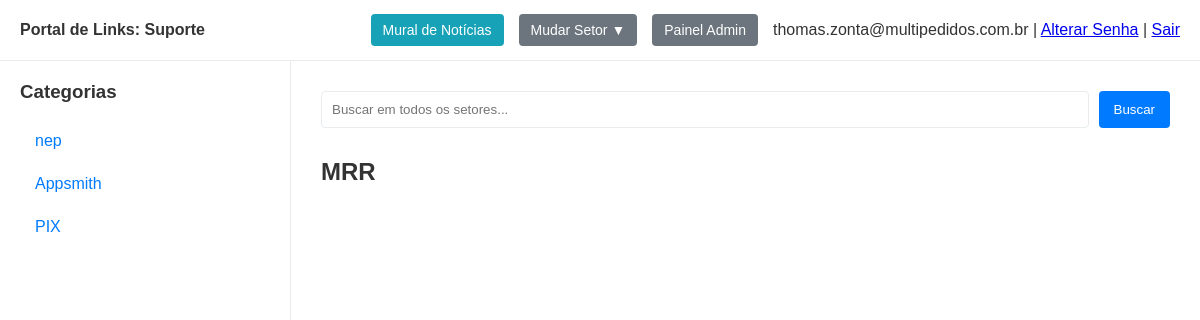
The page /setor/Suporte?view=MRR (signed in) on the database as committed earlier.
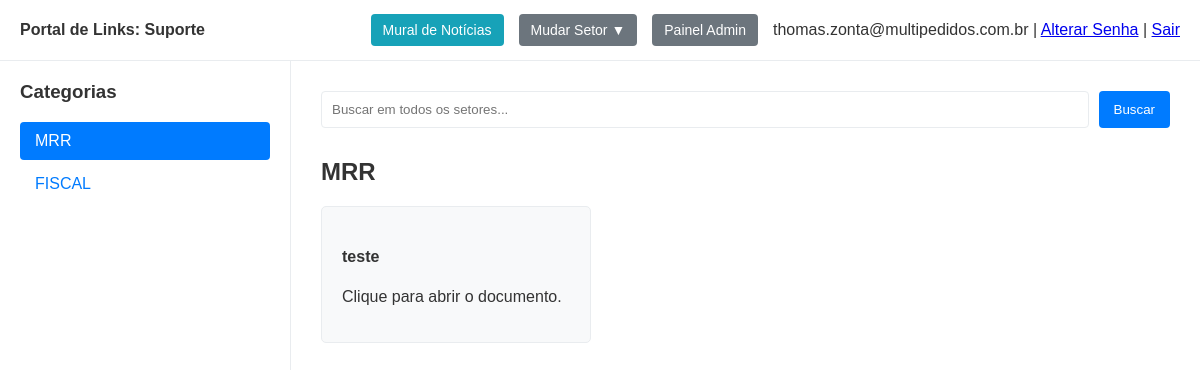
The same page on the database as committed later.
### app.py (models this page shows, shortened)
class Sector(db.Model):
    id = db.Column(db.Integer, primary_key=True)
    name = db.Column(db.String(100), unique=True, nullable=False)
    order_index = db.Column(db.Integer, nullable=False, default=0) # <-- Adicionar
    subcategories = db.relationship('Subcategory', back_populates='sector', lazy=True, cascade="all, delete-orphan")
    users = db.relationship('User', secondary=user_sectors_association, lazy='subquery',
                            back_populates='sectors')
    posts = db.relationship('Post', secondary=post_sectors_association, lazy='dynamic',
                            back_populates='sectors')

class User(db.Model, UserMixin):
    id = db.Column(db.Integer, primary_key=True)
    email = db.Column(db.String(120), unique=True, nullable=False)
    password_hash = db.Column(db.String(60), nullable=False)
    is_admin = db.Column(db.Boolean, nullable=False, default=False)
    sectors = db.relationship('Sector', secondary=user_sectors_association, lazy='subquery',
                              back_populates='users')
    posts = db.relationship('Post', back_populates='author', lazy=True)

class Subcategory(db.Model):
    id = db.Column(db.Integer, primary_key=True)
    name = db.Column(db.String(100), nullable=False)
    order_index = db.Column(db.Integer, nullable=False, default=0) # <-- Adicionar
    sector_id = db.Column(db.Integer, db.ForeignKey('sector.id'), nullable=False)
    sector = db.relationship('Sector', back_populates='subcategories')
    links = db.relationship('Link', back_populates='subcategory', lazy=True, cascade="all, delete-orphan")

class Link(db.Model):
    id = db.Column(db.Integer, primary_key=True)
    name = db.Column(db.String(200), nullable=False)
    url = db.Column(db.String(500), nullable=False)
    order_index = db.Column(db.Integer, nullable=False, default=0)
    subcategory_id = db.Column(db.Integer, db.ForeignKey('subcategory.id'), nullable=False)
    subcategory = db.relationship('Subcategory', back_populates='links')

### app.py (the view)
@app.route('/setor/<sector_name>')
@login_required
def view_sector_dashboard(sector_name):
    sectors_for_dropdown = Sector.query.all() if current_user.is_admin else current_user.sectors
    current_sector = Sector.query.filter_by(name=sector_name).first_or_404()
    if not current_user.is_admin and current_sector not in current_user.sectors:
        flash('Você não tem permissão para acessar este setor.', 'danger')
        return redirect(url_for('dashboard'))
    subcategories_for_sidebar = Subcategory.query.filter_by(sector_id=current_sector.id).order_by(Subcategory.order_index).all()
    active_subcategory_name = request.args.get('view', None)
    search_term = request.args.get('search', None)
    links_to_show = []
    query = db.session.query(Link).join(Subcategory).filter(Subcategory.sector_id == current_sector.id)
    if search_term:
        active_subcategory_name = None
        links_to_show = query.filter(Link.name.ilike(f'%{search_term}%')).order_by(Link.order_index).all()
    elif active_subcategory_name:
        links_to_show = query.filter(Subcategory.name == active_subcategory_name).order_by(Link.order_index).all()
    else:
        links_to_show = query.order_by(Link.order_index).all()
    return render_template('dashboard.html',
                           sectors_for_dropdown=sectors_for_dropdown,
                           current_sector=current_sector,
                           subcategories=subcategories_for_sidebar,
                           active_subcategory_name=active_subcategory_name,
                           links_to_show=links_to_show,
                           search_term=search_term)

### app.py (called while the page is built)
@login_manager.user_loader
def load_user(user_id):
    return db.session.get(User, int(user_id))

### templates/dashboard.html (shortened to what this page needs)
<!DOCTYPE html>
<html lang="pt-br">
<head>
</head>
<body>
    <header class="header">
        <div class="header-left">
            Portal de Links: <strong>{{ current_sector.name }}</strong>
        </div>
        <div class="header-right">
            <a href="{{ url_for('view_sector_home', sector_name=current_sector.name) }}" class="admin-button" style="background-color: #17a2b8;">Mural de Notícias</a>
            {% if current_user.is_admin or current_user.sectors|length > 1 %}
            <div class="sector-dropdown">
                <button>Mudar Setor ▼</button>
            </div>
            {% endif %}
            {% if current_user.is_admin %}
                <a href="{{ url_for('admin.index') }}" class="admin-button">Painel Admin</a>
                {% endif %}
            <div class="user-info">
                {{ current_user.email }} |
                <a href="{{ url_for('change_password') }}">Alterar Senha</a> |
                <a href="{{ url_for('logout') }}">Sair</a>
            </div>
        </div>
    </header>
    <div class="page-container">
        <aside class="sidebar">
            <h3>Categorias</h3>
            <ul>
                {% for subcategory in subcategories %}
                    <li>
                        <a href="{{ url_for('view_sector_dashboard', sector_name=current_sector.name, view=subcategory.name) }}"
                           class="{{ 'active' if subcategory.name == active_subcategory_name else '' }}">
                            {{ subcategory.name }}
                        </a>
                    </li>
                {% endfor %}
            </ul>
        </aside>
        <main class="main-content">
            <form method="GET" action="{{ url_for('view_sector_dashboard', sector_name=current_sector.name) }}" class="search-form">
                <input type="search" name="search" placeholder="Buscar em {{ 'todos os setores' if current_user.is_admin else 'seus setores' }}..." value="{{ search_term or '' }}">
                <button type="submit">Buscar</button>
            </form>
            {% if search_term %}
                <h2>Resultados da busca por: "{{ search_term }}"</h2>
            {% elif active_subcategory_name %}
                <h2>{{ active_subcategory_name }}</h2>
            {% else %}
                <h2>Bem-vindo!</h2>
                <p>Selecione uma categoria no menu à esquerda ou faça uma busca.</p>
            {% endif %}
            {% if links_to_show %}
                <div class="link-grid">
                    {% for link in links_to_show %}
                        <a href="{{ link.url }}" target="_blank" class="link-card">
                            <h4>{{ link.name }}</h4>
                            <p>Clique para abrir o documento.</p>
                        </a>
                    {% endfor %}
                </div>
            {% elif search_term %}
                <p>Nenhum link encontrado com o termo buscado.</p>
            {% endif %}
        </main>
    </div>
</body>
</html>

### templates/dashboard.html (style rules this page uses)
:root { --bg-color: #f4f4f9; --sidebar-bg: #ffffff; --header-bg: #ffffff; --main-content-bg: #ffffff; --text-color: #333; --link-color: #007bff; --active-link-bg: #007bff; --active-link-text: #ffffff; --border-color: #e9ecef; }
body { font-family: sans-serif; background-color: var(--bg-color); color: var(--text-color); margin: 0; display: flex; flex-direction: column; height: 100vh; }
.header { background-color: var(--header-bg); padding: 0 20px; border-bottom: 1px solid var(--border-color); display: flex; justify-content: space-between; align-items: center; height: 60px; flex-shrink: 0; }
.header-left { font-weight: bold; }
.header-right { display: flex; align-items: center; gap: 15px; }
.sector-dropdown { position: relative; display: inline-block; }
.sector-dropdown button, .admin-button { background-color: #6c757d; color: white; padding: 8px 12px; border: none; border-radius: 4px; cursor: pointer; text-decoration: none; font-size: 14px; }
.page-container { display: flex; flex-grow: 1; overflow: hidden; }
.sidebar { background-color: var(--sidebar-bg); width: 250px; padding: 20px; border-right: 1px solid var(--border-color); flex-shrink: 0; overflow-y: auto; }
.sidebar h3 { margin-top: 0; }
.sidebar ul { list-style: none; padding: 0; }
.sidebar ul li a { display: block; padding: 10px 15px; text-decoration: none; color: var(--link-color); border-radius: 4px; margin-bottom: 5px; }
.sidebar ul li a.active { background-color: var(--active-link-bg); color: var(--active-link-text); }
.main-content { background-color: var(--main-content-bg); padding: 30px; flex-grow: 1; overflow-y: auto; }
.link-grid { display: grid; grid-template-columns: repeat(auto-fill, minmax(250px, 1fr)); gap: 20px; margin-top: 20px; }
.link-card { display: block; padding: 20px; background-color: #f8f9fa; border: 1px solid var(--border-color); border-radius: 5px; text-decoration: none; color: var(--text-color); transition: transform 0.2s, box-shadow 0.2s; }
.search-form { display: flex; gap: 10px; margin-bottom: 30px; }
.search-form input { flex-grow: 1; padding: 10px; border: 1px solid var(--border-color); border-radius: 4px; }
.search-form button { padding: 10px 15px; border: none; background-color: var(--link-color); color: white; border-radius: 4px; cursor: pointer; }

Rows that differ between the two databases and show on the page:
removed Subcategory: name "nep"
removed Subcategory: name "PIX"
changed Subcategory: name "Appsmith" → "MRR"; name (not shown) → "MRR"
added Subcategory: name "FISCAL"
now on this page (row edited): Link: name "teste"
Other text that changed with them:
{{ active_subcategory_name }}: "MRR" → (not shown)
